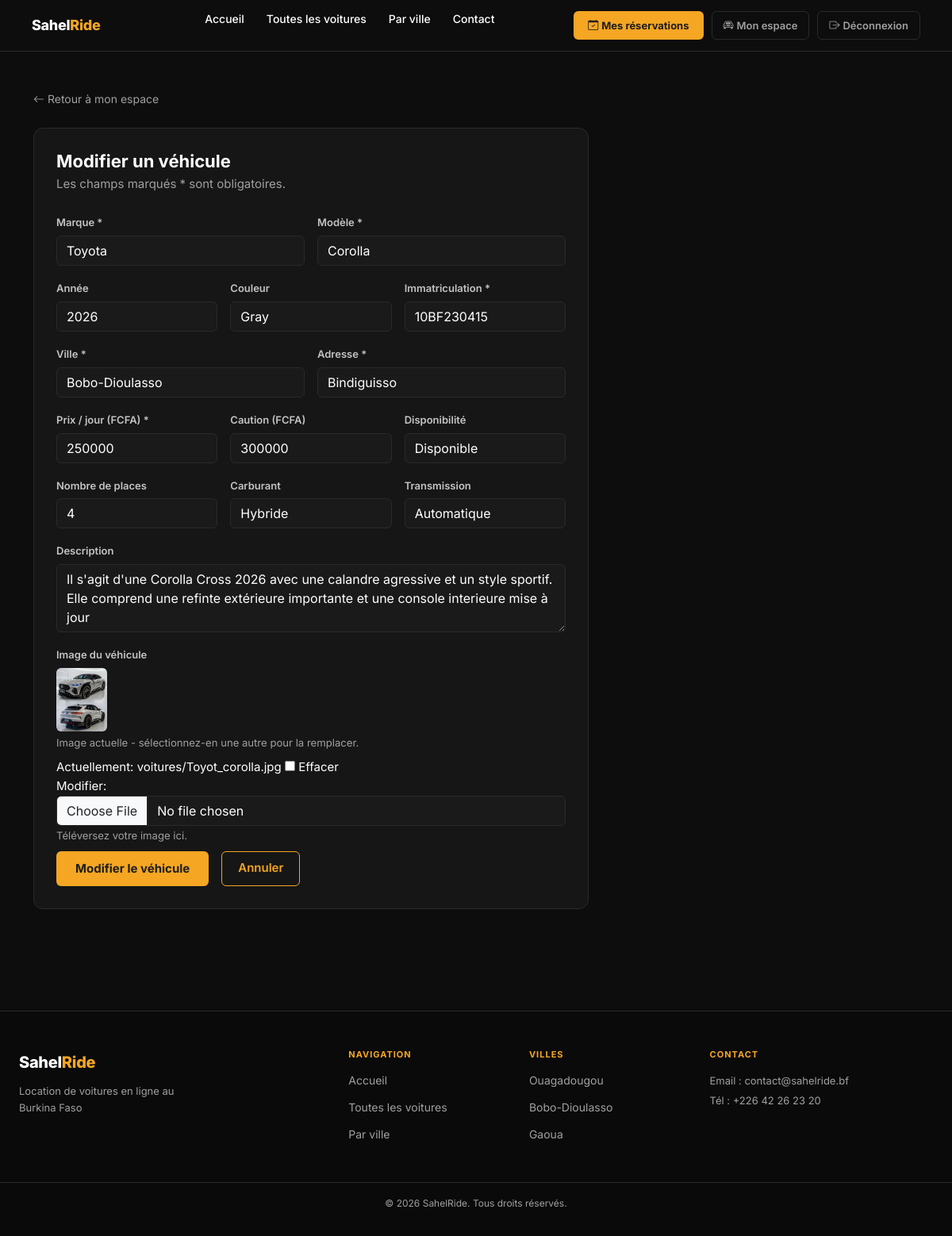
The page /espace-proprio/modifier/2/ (signed in) on the database its author committed.
### location/models.py (models this page shows, shortened)
class Voiture(models.Model):
    proprietaire = models.ForeignKey(Utilisateur, on_delete=models.CASCADE, related_name='voitures')
    marque = models.CharField(max_length=50)
    modele = models.CharField(max_length=50)
    annee = models.IntegerField(null=True, blank=True)
    couleur = models.CharField(max_length=30, blank=True)
    immatriculation = models.CharField(max_length=50, unique=True)
    description = models.TextField(blank=True)
    disponibilite = models.CharField(max_length=30, choices=DISPO, default='Disponible')
    prix_jour = models.DecimalField(max_digits=8, decimal_places=0)
    caution = models.DecimalField(max_digits=8, decimal_places=0, null=True, blank=True)
    ville = models.CharField(max_length=100, choices=VILLES)
    adresse = models.CharField(max_length=255)
    nombre_places = models.IntegerField(default=5)
    type_carburant = models.CharField(max_length=30, default='Essence')
    transmission = models.CharField(max_length=30, default='Manuelle')
    image = models.ImageField(upload_to='voitures/', null=True, blank=True)
    nb_locations = models.IntegerField(default=0)
    def image_url(self):
        if self.image and self.image.name:
            return self.image.url
        return '/static/location/img/car-placeholder.png'

### location/views.py (the view)
# urls.py: path('espace-proprio/modifier/<int:pk>/', views.proprio_modifier_voiture, name='proprio_modifier_voiture'),
@user_passes_test(is_proprietaire, login_url='/connexion/')
def proprio_modifier_voiture(request, pk):
    from .forms import VoitureForm
    voiture = get_object_or_404(Voiture, pk=pk) #proprietaire=request.user)
    form = VoitureForm(request.POST or None, request.FILES or None, instance=voiture)
    if request.method == 'POST' and form.is_valid():
        form.save()
        messages.success(request, 'Véhicule mis à jour.')
        return redirect('proprio_dashboard')
    return render(request, 'location/proprio_voiture_form.html', {'form': form, 'action': 'Modifier', 'voiture': voiture})

### location/views.py (called while the page is built)
def is_proprietaire(user):
    return user.is_authenticated and user.type_utilisateur in ('proprietaire', 'admin')

### location/templates/location/proprio_voiture_form.html (shortened to what this page needs)
{% extends 'location/base.html' %}
{% block content %}
<div class="container py-5">
  <a href="{% url 'proprio_dashboard' %}" class="back-link"><i class="bi bi-arrow-left"></i> Retour à mon espace</a>
  <div class="resa-form-card mt-4" style="max-width:700px;">
    <h2 class="mb-1">{{ action }} un véhicule</h2>
    <p class="text-muted mb-4">Les champs marqués * sont obligatoires.</p>
    <form method="post" enctype="multipart/form-data" novalidate>
      <div class="row g-3">
        <div class="col-md-6">
          <label class="form-label">Marque *</label>{{ form.marque }}
        </div>
        <div class="col-md-6">
          <label class="form-label">Modèle *</label>{{ form.modele }}
        </div>
        <div class="col-md-4">
          <label class="form-label">Année</label>{{ form.annee }}
        </div>
        <div class="col-md-4">
          <label class="form-label">Couleur</label>{{ form.couleur }}
        </div>
        <div class="col-md-4">
          <label class="form-label">Immatriculation *</label>{{ form.immatriculation }}
        </div>
        <div class="col-md-6">
          <label class="form-label">Ville *</label>{{ form.ville }}
        </div>
        <div class="col-md-6">
          <label class="form-label">Adresse *</label>{{ form.adresse }}
        </div>
        <div class="col-md-4">
          <label class="form-label">Prix / jour (FCFA) *</label>{{ form.prix_jour }}
        </div>
        <div class="col-md-4">
          <label class="form-label">Caution (FCFA)</label>{{ form.caution }}
        </div>
        <div class="col-md-4">
          <label class="form-label">Disponibilité</label>{{ form.disponibilite }}
        </div>
        <div class="col-md-4">
          <label class="form-label">Nombre de places</label>{{ form.nombre_places }}
        </div>
        <div class="col-md-4">
          <label class="form-label">Carburant</label>{{ form.type_carburant }}
        </div>
        <div class="col-md-4">
          <label class="form-label">Transmission</label>{{ form.transmission }}
        </div>
        <div class="col-12">
          <label class="form-label">Description</label>{{ form.description }}
        </div>
        <div class="col-12">
          <label class="form-label">Image du véhicule</label>
          {% if voiture and voiture.image %}
          <div class="mb-2">
            <img src="{{ voiture.image_url }}" alt="Image actuelle" style="height:80px;border-radius:6px;object-fit:cover;"/>
            <small class="text-muted d-block mt-1">Image actuelle - sélectionnez-en une autre pour la remplacer.</small>
          </div>
          {% endif %}
          {{ form.image }}
          <small class="text-muted">Téléversez votre image  ici.</small>
        </div>
        <div class="col-12 mt-2 d-flex gap-3">
          <button type="submit" class="btn-yellow">{{ action }} le véhicule</button>
          <a href="{% url 'proprio_dashboard' %}" class="btn-outline-yellow">Annuler</a>
        </div>
      </div>
    </form>
  </div>
</div>
{% endblock %}

### location/static/location/css/styles.css (style rules this page uses)
:root { --bg: #0D0D0D; --yellow: #F5A623; --btn-text: #1E1E1E; --white: #FFFFFF; --muted: #A0A0A0; --border: #2A2A2A; --card-bg: #161616; --font: 'Inter', sans-serif; }
*, *::before, *::after { box-sizing: border-box; margin: 0; padding: 0; }
html { scroll-behavior: smooth; }
body { background: var(--bg); color: var(--white); font-family: var(--font); font-size: 15px; line-height: 1.6; }
a { text-decoration: none; color: inherit; transition: color .2s; }
img { max-width: 100%; display: block; }
.text-muted { color: var(--muted) !important; }
.btn-yellow { background: var(--yellow); color: var(--btn-text); font-weight: 700; padding: 10px 24px; border-radius: 6px; border: none; cursor: pointer; display: inline-block; transition: background .2s, transform .15s; }
.btn-outline-yellow { border: 1px solid var(--yellow); color: var(--yellow); padding: 8px 20px; border-radius: 6px; font-weight: 600; transition: background .2s, color .2s; display: inline-block; }
.back-link { color: var(--muted); font-size: 14px; }
.form-control, .form-select { background: #1a1a1a !important; border: 1px solid var(--border) !important; color: var(--white) !important; border-radius: 6px !important; }
.form-control::placeholder { color: var(--muted) !important; }
.form-label { font-size: 13px; font-weight: 600; color: rgba(255,255,255,.75); margin-bottom: 6px; }
.resa-form-card { background: var(--card-bg); border: 1px solid var(--border); border-radius: 12px; padding: 28px; }
.resa-form-card h2 { font-size: 22px; font-weight: 700; margin-bottom: 4px; }

### rows shown on the page
Voiture: marque "Toyota", modele "Corolla", annee "2026", couleur "Gray", immatriculation "10BF230415", ville "Bobo-Dioulasso", adresse "Bindiguisso", prix_jour "250000", caution "300000", disponibilite "Disponible", nombre_places "4", type_carburant "Hybride", transmission "Automatique", description "Il s'agit d'une Corolla Cross 2026 avec une calandre agressive et un style sportif. Elle comprend une refinte extérieure importante et une console interieure mise à jour", image_url (picture)

### other values the page prints
{{ action }} "Modifier"
